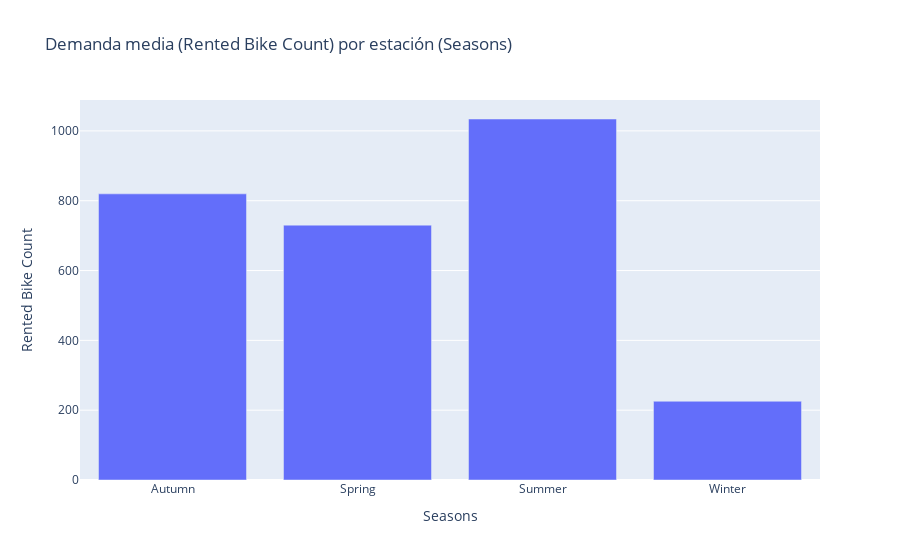

The code cell stored with this chart in its notebook:
### Markdown cell above
## 4) Gráfico de barras para variable categórica

Se utiliza `Seasons` como variable categórica y se representa la **demanda media** por estación, lo que permite comparar fácilmente el uso del sistema entre estaciones.

### Code cell
df_seasons = df.groupby("Seasons")["Rented Bike Count"].mean().reset_index()

fig = px.bar(
    df_seasons,
    x="Seasons",
    y="Rented Bike Count",
    title="Demanda media (Rented Bike Count) por estación (Seasons)"
)
fig.show()

### Figure 1 — Plotly figure (JSON) as saved in the notebook; plotly's stock layout.template omitted (floating-point values rounded to 4 significant figures)
{"data": [{"hovertemplate": "Seasons=%{x}<br>Rented Bike Count=%{y}<extra></extra>", "legendgroup": "", "marker": {"color": "#636efa", "pattern": {"shape": ""}}, "name": "", "orientation": "v", "showlegend": false, "textposition": "auto", "type": "bar", "x": ["Autumn", "Spring", "Summer", "Winter"], "xaxis": "x", "y": [819.6, 730.0, 1034.0, 225.5], "yaxis": "y"}], "layout": {"barmode": "relative", "legend": {"tracegroupgap": 0}, "title": {"text": "Demanda media (Rented Bike Count) por estación (Seasons)"}, "xaxis": {"anchor": "y", "domain": [0, 1], "title": {"text": "Seasons"}}, "yaxis": {"anchor": "x", "domain": [0, 1], "title": {"text": "Rented Bike Count"}}}}
